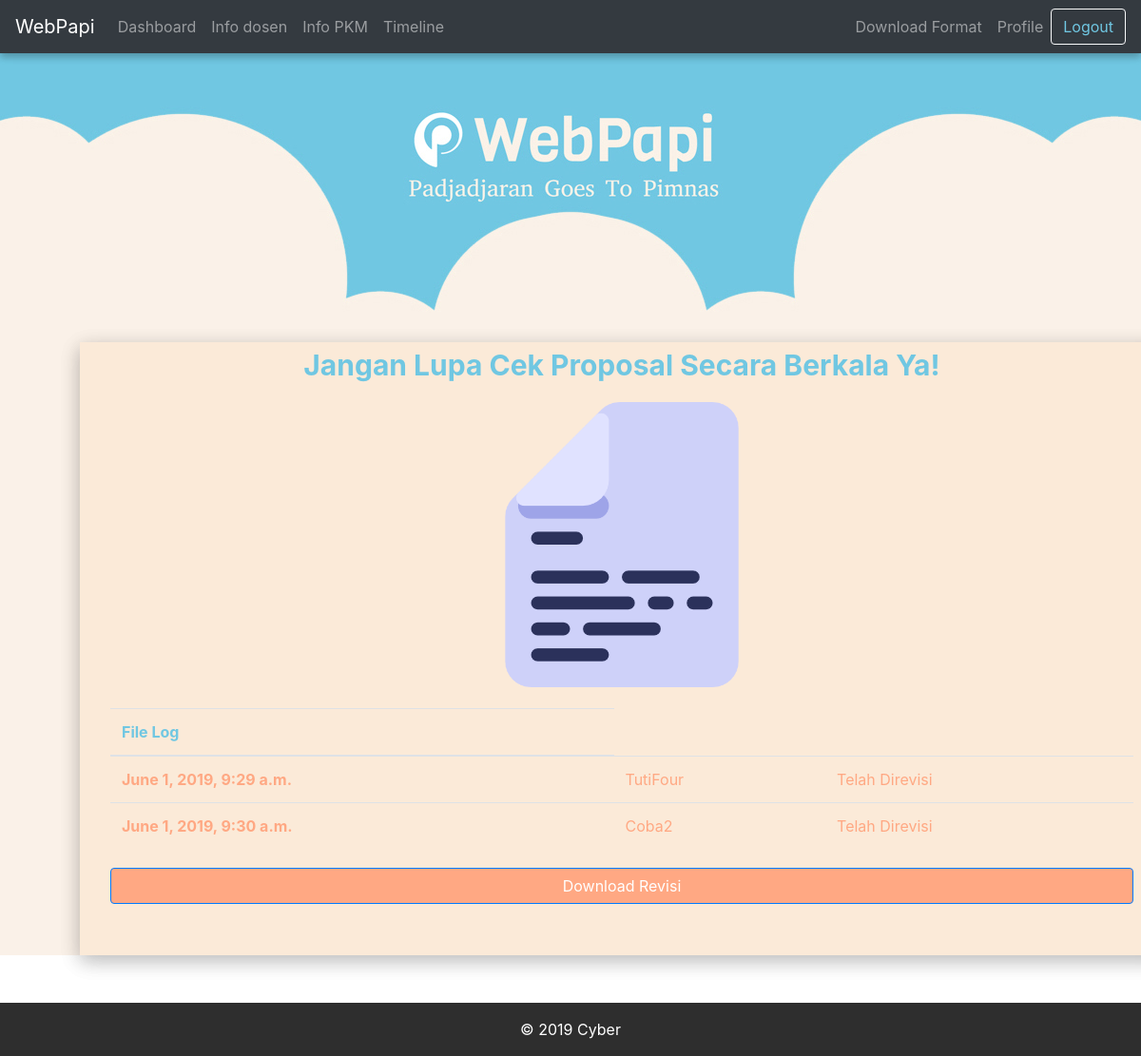
The page /log-file/ (signed in) on the database its author committed.
### papi/models.py (models this page shows, shortened)
class LogHistoryPKM(models.Model):
    tanggal = models.DateTimeField(default=timezone.now)
    documentRevisi = models.FileField(
        upload_to='revisi', null=True, validators=[validate_file_extension])
    deskripsiLog = models.CharField(max_length=50, default="")
    idProposalPkm = models.ForeignKey(
        'ProposalPKM', on_delete=models.CASCADE, null=True)
    idKetua = models.ForeignKey(User, on_delete=models.CASCADE, null=True)
    idDosenReviewer = models.ForeignKey(
        Dosen, on_delete=models.CASCADE, null=True)

class ProposalPKM(models.Model):
    judul = models.CharField(max_length=50)
    namaKetua = models.CharField(max_length=50)
    deskripsi = models.TextField(default='')
    createdDate = models.DateTimeField(default=timezone.now)
    document = models.FileField(
        upload_to='proposal', default='ProposalDefault.txt', validators=[validate_file_extension])
    idUsers = models.ForeignKey(User, on_delete=models.CASCADE)
    idDosenReviewer = models.ForeignKey(
        Dosen, on_delete=models.CASCADE, default=1)
    idKategori = models.ForeignKey(
        'KategoriPKM', on_delete=models.CASCADE, default=1)
    idBidang = models.ForeignKey(
        'BidangPKM', on_delete=models.CASCADE, default=1)
    idStatus = models.ForeignKey(
        'StatusRevisi', on_delete=models.CASCADE, default=1)
    idFakultas = models.ForeignKey(
        Fakultas, on_delete=models.CASCADE, default=1)

### papi/views.py (the view)
# urls.py: path('log-file/', views.log_file, name='log-file'),
def log_file(request):
    p_user = request.user
    logHistory = LogHistoryPKM.objects.filter(idKetua=request.user)
    fileRevisi = LogHistoryPKM.objects.filter(
        idKetua=request.user).order_by('-tanggal').first()
    status = request.POST.get('status')
    if status == fileRevisi.documentRevisi.path:
        path = fileRevisi.documentRevisi.path
        return download_revisi(request, path)
    proposal = ProposalPKM.objects.filter(idUsers=p_user).first()
    context = {
        'logHistory': logHistory,
        'proposal': proposal,
        'fileRevisi': fileRevisi,
    }
    return render(request, 'papi/file_log.html', context)

### papi/templates/papi/file_log.html (shortened to what this page needs)
{% extends 'papi/base.html' %}
{% load static %}
    {% block content %}
    <div class="container-fluid text-center"
        style="background-image: url({% static 'papi/img/Head.jpg' %});background-position: top;background-size: auto;">
        <div style="min-height: 330px;"></div>
    </div>
    <form action="{% url 'log-file'%}" method="POST" class="login-clean" style="background-color: #FAF1E8;">
        <div class="container"
            style="min-width: 80%;background-color: #fbead8;margin-top: -50px;margin-bottom: 50px; box-shadow: 0 6px 20px 0 rgba(0, 0, 0, 0.15), 0 6px 20px 0 rgba(0, 0, 0, 0.15); margin-right: 10%; margin-left: 7%">
            <div class="form-row">
                <div class="col">
                    <p class="text-center" style="color: #70c7e2;font-size: 30px;font-weight: bold;">Jangan Lupa Cek
                        Proposal Secara Berkala Ya!<br></p>
                </div>
            </div>
            <div class="illustration">
                <div><img src="{% static 'papi/img/file.png' %}" class="center" style="width:300px;height:300px;"></div>
            </div>
            <div class="container">
                <div class="table-responsive">
                    <table class="table">
                        <thead>
                            <tr>
                                <th scope="col" style="color: #70c7e2">File Log</th>
                            </tr>
                        </thead>
                        <tbody>
                            {% for log in logHistory %}
                            <tr>
                                <th scope="row">{{log.tanggal}}</th>
                                <td>{{log.idProposalPkm.judul}}</td>
                                <td>{{log.deskripsiLog}}</td>
                            </tr>
                            {% endfor %}
                        </tbody>
                    </table>
                </div>
            </div>
            <div class="container">
                <button type="submit" class="btn btn-primary btn-block" type="submit"
                    style="background-color: #ffa883; margin-bottom: 50px">Download Revisi</button>
            </div>
        </div>
    </form>
    {% endblock %}

### papi/static/papi/css/Login-Form-Clean.css (style rules this page uses)
.login-clean { background: #f1f7fc; padding: 80px 0; }
.login-clean .illustration { text-align: center; padding: 0 0 20px; font-size: 100px; color: rgb(244,71,107); }

### papi/static/papi/css/styles.css (style rules this page uses)
.login-clean { background: #f1f7fc; padding: 80px 0; padding-bottom: 0; }
.table { color: #FFA883; }
.container { padding: 2px 16px; }

### rows shown on the page
LogHistoryPKM: tanggal "June 1, 2019, 9:29 a.m.", idProposalPkm.judul "TutiFour", deskripsiLog "Telah Direvisi"
LogHistoryPKM: tanggal "June 1, 2019, 9:30 a.m.", idProposalPkm.judul "Coba2", deskripsiLog "Telah Direvisi"
